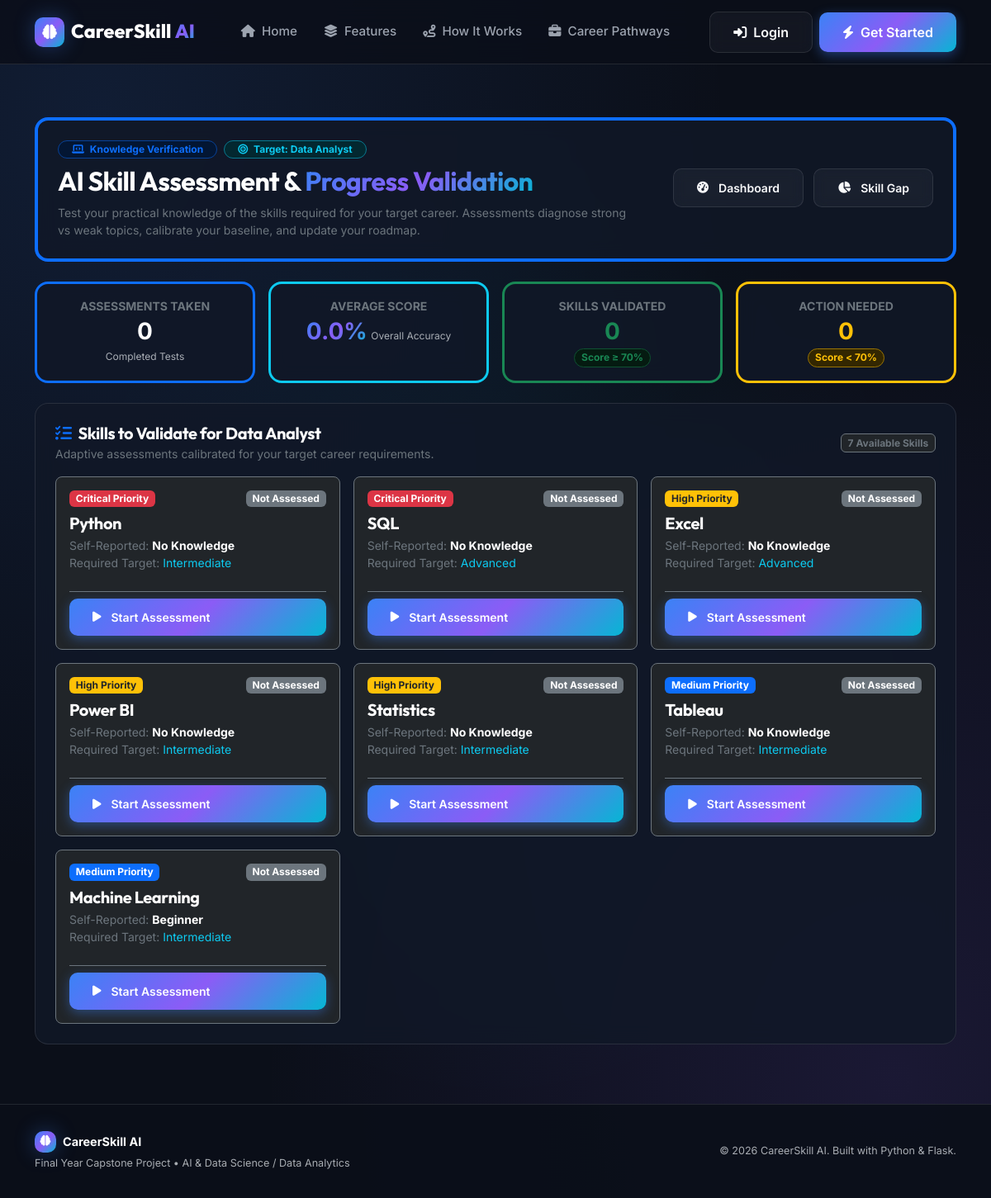
/assessment, run on the app's committed database.
### models/assessment.py (models this page shows, shortened)
class AssessmentQuestion(db.Model):
    __tablename__ = 'assessment_questions'
    id = db.Column(db.Integer, primary_key=True)
    skill = db.Column(db.String(120), nullable=False, index=True)  # e.g., 'SQL', 'Python', 'Excel', 'Power BI'
    topic = db.Column(db.String(150), nullable=False, index=True)  # e.g., 'INNER, LEFT & RIGHT JOINs'
    difficulty = db.Column(db.String(50), default='Intermediate')  # Beginner, Intermediate, Advanced
    question_type = db.Column(db.String(50), default='multiple_choice')  # multiple_choice, true_false, practical
    question_text = db.Column(db.Text, nullable=False)
    options_json = db.Column(db.Text, nullable=False)  # Serialized JSON list of choice strings
    correct_answer = db.Column(db.String(500), nullable=False)
    explanation = db.Column(db.Text, nullable=True)
    is_active = db.Column(db.Boolean, default=True)
    created_at = db.Column(db.DateTime, default=get_utc_now)

### app.py (the view)
    @app.route('/assessments')
    @app.route('/assessment-hub')
    @app.route('/assessment')
    def assessment_hub():
        user_id = session.get('user_id')
        user = db.session.get(User, user_id) if user_id else None
        tc = TargetCareer.query.filter_by(user_id=user.id).first() if user else None
        target_role = tc.career_name if tc else "Data Analyst"
        skills = assessment_service.get_available_assessment_skills(user=user, target_role=target_role)
        stats = assessment_service.get_user_assessment_stats(user.id if user else None)
        return render_template(
            'assessment_overview.html',
            user=user,
            target_role=target_role,
            available_skills=skills,
            stats=stats
        )

### services/assessment_service.py (called while the page is built, shortened)
    def get_user_assessment_stats(self, user_id: Optional[int]) -> Dict[str, Any]:
        if not user_id:
            return {
                'total_completed': 0,
                'avg_score': 0.0,
                'validated_count': 0,
                'improvement_needed_count': 0,
                'recent_attempts': []
            }

### services/skill_gap_service.py (called while the page is built)
    def normalize_role(self, role_text):
        if not role_text:
            return "", ""
        display = re.sub(r'\s+', ' ', role_text.strip())
        normalized = display.lower()
        normalized = re.sub(r'[^a-z0-9\s]', '', normalized)
        normalized = re.sub(r'\s+', ' ', normalized).strip()
        return display, normalized

    def _calculate_skill_priority(self, importance, status, gap_score, difficulty):
        if status == 'STRONG':
            return 'Low'
        if importance == 'Critical':
            if status == 'MISSING' or gap_score >= 50:
                return 'Critical'
            return 'High'
        if importance == 'High':
            if status == 'MISSING':
                return 'High'
            return 'High' if gap_score >= 25 else 'Medium'
        if importance == 'Medium':
            return 'Medium'
        return 'Low'

### services/skill_normalizer.py (called while the page is built, shortened)
def clean_skill_key(text: str) -> str:
    if not text:
        return ""
    cleaned = text.lower()
    cleaned = re.sub(r'[^a-z0-9\s]', ' ', cleaned)
    cleaned = re.sub(r'\s+', ' ', cleaned).strip()
    return cleaned

def normalize_skill(skill_name: str) -> tuple[str, str]:
    if not skill_name or not skill_name.strip():
        return "", ""
    raw_name = skill_name.strip()
    clean_key = clean_skill_key(raw_name)
    raw_lower = raw_name.lower()
    if raw_lower in CANONICAL_SYNONYMS:
        canonical = CANONICAL_SYNONYMS[raw_lower]
        return canonical, clean_skill_key(canonical)

### templates/assessment_overview.html (shortened to what this page needs)
{% extends 'base.html' %}
{% block content %}
<div class="container py-5" id="assessment-hub-root">
    <div class="glass-card mb-4 p-4 border-start border-4 border-primary">
        <div class="row align-items-center gy-3">
            <div class="col-lg-8">
                <div class="d-flex align-items-center gap-2 mb-2 flex-wrap">
                    <span class="badge bg-primary-subtle text-primary border border-primary-subtle px-3 py-1 rounded-pill fw-bold">
                        <i class="fa-solid fa-laptop-code me-1"></i> Knowledge Verification
                    </span>
                    <span class="badge bg-info-subtle text-info border border-info-subtle px-3 py-1 rounded-pill small">
                        <i class="fa-solid fa-bullseye me-1"></i> Target: {{ target_role }}
                    </span>
                </div>
                <h1 class="h2 fw-bold text-white mb-2">
                    AI Skill Assessment & <span class="text-gradient">Progress Validation</span>
                </h1>
                <p class="text-secondary small mb-0">
                    Test your practical knowledge of the skills required for your target career. Assessments diagnose strong vs weak topics, calibrate your baseline, and update your roadmap.
                </p>
            </div>
            <div class="col-lg-4 text-lg-end">
                <a href="{{ url_for('dashboard') }}" class="btn btn-brand-outline btn-sm me-2 mb-1">
                    <i class="fa-solid fa-gauge-high me-1"></i> Dashboard
                </a>
                <a href="{{ url_for('career_analysis') }}" class="btn btn-brand-outline btn-sm mb-1">
                    <i class="fa-solid fa-chart-pie me-1"></i> Skill Gap
                </a>
            </div>
        </div>
    </div>
    <div class="row g-3 mb-4">
        <div class="col-6 col-lg-3">
            <div class="glass-card p-3 text-center h-100 border-top border-3 border-primary">
                <span class="text-secondary small text-uppercase fw-bold d-block mb-1">Assessments Taken</span>
                <div class="h3 fw-bold text-white mb-0">{{ stats.total_completed }}</div>
                <span class="text-muted x-small">Completed Tests</span>
            </div>
        </div>
        <div class="col-6 col-lg-3">
            <div class="glass-card p-3 text-center h-100 border-top border-3 border-info">
                <span class="text-secondary small text-uppercase fw-bold d-block mb-1">Average Score</span>
                <div class="h3 fw-bold text-gradient mb-0">{{ stats.avg_score }}%</div>
                <span class="text-muted x-small">Overall Accuracy</span>
            </div>
        </div>
        <div class="col-6 col-lg-3">
            <div class="glass-card p-3 text-center h-100 border-top border-3 border-success">
                <span class="text-secondary small text-uppercase fw-bold d-block mb-1">Skills Validated</span>
                <div class="h3 fw-bold text-success mb-0">{{ stats.validated_count }}</div>
                <span class="badge bg-success-subtle text-success border border-success-subtle rounded-pill x-small mt-1">
                    Score &ge; 70%
                </span>
            </div>
        </div>
        <div class="col-6 col-lg-3">
            <div class="glass-card p-3 text-center h-100 border-top border-3 border-warning">
                <span class="text-secondary small text-uppercase fw-bold d-block mb-1">Action Needed</span>
                <div class="h3 fw-bold text-warning mb-0">{{ stats.improvement_needed_count }}</div>
                <span class="badge bg-warning-subtle text-warning border border-warning-subtle rounded-pill x-small mt-1">
                    Score &lt; 70%
                </span>
            </div>
        </div>
    </div>
    <div class="glass-card p-4 mb-4">
        <div class="d-flex justify-content-between align-items-center mb-3 flex-wrap gap-2">
            <div>
                <h3 class="h5 fw-bold text-white mb-0">
                    <i class="fa-solid fa-list-check text-primary me-2"></i>Skills to Validate for {{ target_role }}
                </h3>
                <span class="text-secondary small">Adaptive assessments calibrated for your target career requirements.</span>
            </div>
            <span class="badge bg-dark border border-secondary text-secondary small">
                {{ available_skills|length }} Available Skills
            </span>
        </div>
        <div class="row g-3">
            {% for s in available_skills %}
            <div class="col-md-6 col-lg-4">
                <div class="p-3 rounded-3 bg-dark border {% if s.validation_status == 'Validated' %}border-success-subtle{% elif s.validation_status == 'Needs Improvement' %}border-warning-subtle{% else %}border-secondary{% endif %} h-100 d-flex flex-column justify-content-between">
                    <div>
                        <div class="d-flex justify-content-between align-items-center mb-2">
                            <span class="badge {% if s.priority == 'Critical' %}bg-danger{% elif s.priority == 'High' %}bg-warning text-dark{% else %}bg-primary{% endif %} x-small">
                                {{ s.priority }} Priority
                            </span>
                            <span class="badge bg-{{ s.status_badge }} x-small">
                                {{ s.validation_status }}
                            </span>
                        </div>
                        <h4 class="h5 fw-bold text-white mb-1">
                            {{ s.skill_name }}
                        </h4>
                        <div class="text-secondary small mb-3">
                            <div>Self-Reported: <strong class="text-white">{{ s.self_reported_level }}</strong></div>
                            <div>Required Target: <span class="text-info">{{ s.required_level }}</span></div>
                        </div>
                    </div>
                    <div class="mt-2 pt-2 border-top border-secondary text-end">
                        {% if s.latest_attempt_id %}
                            <div class="d-flex gap-2">
                                <a href="{{ url_for('assessment_result_view', attempt_id=s.latest_attempt_id) }}" class="btn btn-dark border-secondary btn-sm flex-grow-1 text-light">
                                    <i class="fa-solid fa-eye me-1"></i> Result
                                </a>
                                <a href="{{ url_for('start_assessment_view', skill_name=s.skill_name) }}" class="btn btn-brand-primary btn-sm flex-grow-1">
                                    <i class="fa-solid fa-rotate-right me-1"></i> Retake
                                </a>
                            </div>
                        {% else %}
                            <a href="{{ url_for('start_assessment_view', skill_name=s.skill_name) }}" class="btn btn-brand-primary btn-sm w-100">
                                <i class="fa-solid fa-play me-1"></i> Start Assessment
                            </a>
                        {% endif %}
                    </div>
                </div>
            </div>
            {% endfor %}
        </div>
    </div>
</div>
{% endblock %}

### static/css/style.css (style rules this page uses)
:root { --bg-primary: #0b0f19; --bg-secondary: #111827; --bg-card: rgba(17, 24, 39, 0.85); --bg-glass: rgba(255, 255, 255, 0.03); --border-color: rgba(255, 255, 255, 0.1); --border-hover: rgba(59, 130, 246, 0.5); --text-primary: #f9fafb; --text-secondary: #9ca3af; --text-muted: #6b7280; --accent-blue: #3b82f6; --accent-cyan: #06b6d4; --accent-purple: #8b5cf6; --accent-gradient: linear-gradient(135deg, #3b82f6 0%, #8b5cf6 50%, #06b6d4 100%); --glow-blue: 0 0 25px rgba(59, 130, 246, 0.35); --glow-purple: 0 0 25px rgba(139, 92, 246, 0.35); --font-main: 'Inter', -apple-system, BlinkMacSystemFont, 'Segoe UI', Roboto, sans-serif; --font-heading: 'Outfit', 'Inter', sans-serif; }
body { background-color: var(--bg-primary); color: var(--text-primary); font-family: var(--font-main); min-height: 100vh; display: flex; flex-direction: column; overflow-x: hidden; background-image: radial-gradient(at 10% 10%, rgba(59, 130, 246, 0.12) 0px, transparent 50%), radial-gradient(at 90% 90%, rgba(139, 92, 246, 0.12) 0px, transparent 50%), radial-gradient(at 50% 50%, rgba(6, 182, 212, 0.06) 0px, transparent 60%); background-attachment: fixed; }
h1, h2, h3, h4, h5, h6 { font-family: var(--font-heading); font-weight: 700; letter-spacing: -0.02em; }
.text-gradient { background: var(--accent-gradient); -webkit-background-clip: text; -webkit-text-fill-color: transparent; display: inline-block; }
.btn-brand-primary { background: var(--accent-gradient); color: #ffffff !important; border: none; font-weight: 600; padding: 0.75rem 1.75rem; border-radius: 10px; transition: all 0.3s ease; box-shadow: 0 4px 14px rgba(59, 130, 246, 0.4); display: inline-flex; align-items: center; gap: 0.5rem; }
.btn-brand-outline { background: rgba(255, 255, 255, 0.04); color: var(--text-primary) !important; border: 1px solid var(--border-color); font-weight: 600; padding: 0.75rem 1.75rem; border-radius: 10px; transition: all 0.3s ease; backdrop-filter: blur(8px); display: inline-flex; align-items: center; gap: 0.5rem; }
.glass-card { background: var(--bg-card); border: 1px solid var(--border-color); border-radius: 16px; padding: 2rem; transition: all 0.3s ease; backdrop-filter: blur(12px); -webkit-backdrop-filter: blur(12px); height: 100%; }
.x-small { font-size: 0.75rem; }

### data on the page
AssessmentQuestion: priority "High", validation_status "Not Assessed", skill_name "Excel", self_reported_level "No Knowledge", required_level "Advanced"

### other printed values
{{ target_role }} "Data Analyst"
{{ stats.total_completed }} "0"
{{ stats.avg_score }} "0.0"
{{ stats.validated_count }} "0"
{{ stats.improvement_needed_count }} "0"
{{ available_skills|length }} "7"
{{ s.priority }} "Critical" "Critical" "High" "High" "Medium" "Medium"
{{ s.validation_status }} "Not Assessed" "Not Assessed" "Not Assessed" "Not Assessed" "Not Assessed" "Not Assessed"
{{ s.skill_name }} "Python" "SQL" "Power BI" "Statistics" "Tableau" "Machine Learning"
{{ s.self_reported_level }} "No Knowledge" "No Knowledge" "No Knowledge" "No Knowledge" "No Knowledge" "Beginner"
{{ s.required_level }} "Intermediate" "Advanced" "Intermediate" "Intermediate" "Intermediate" "Intermediate"
